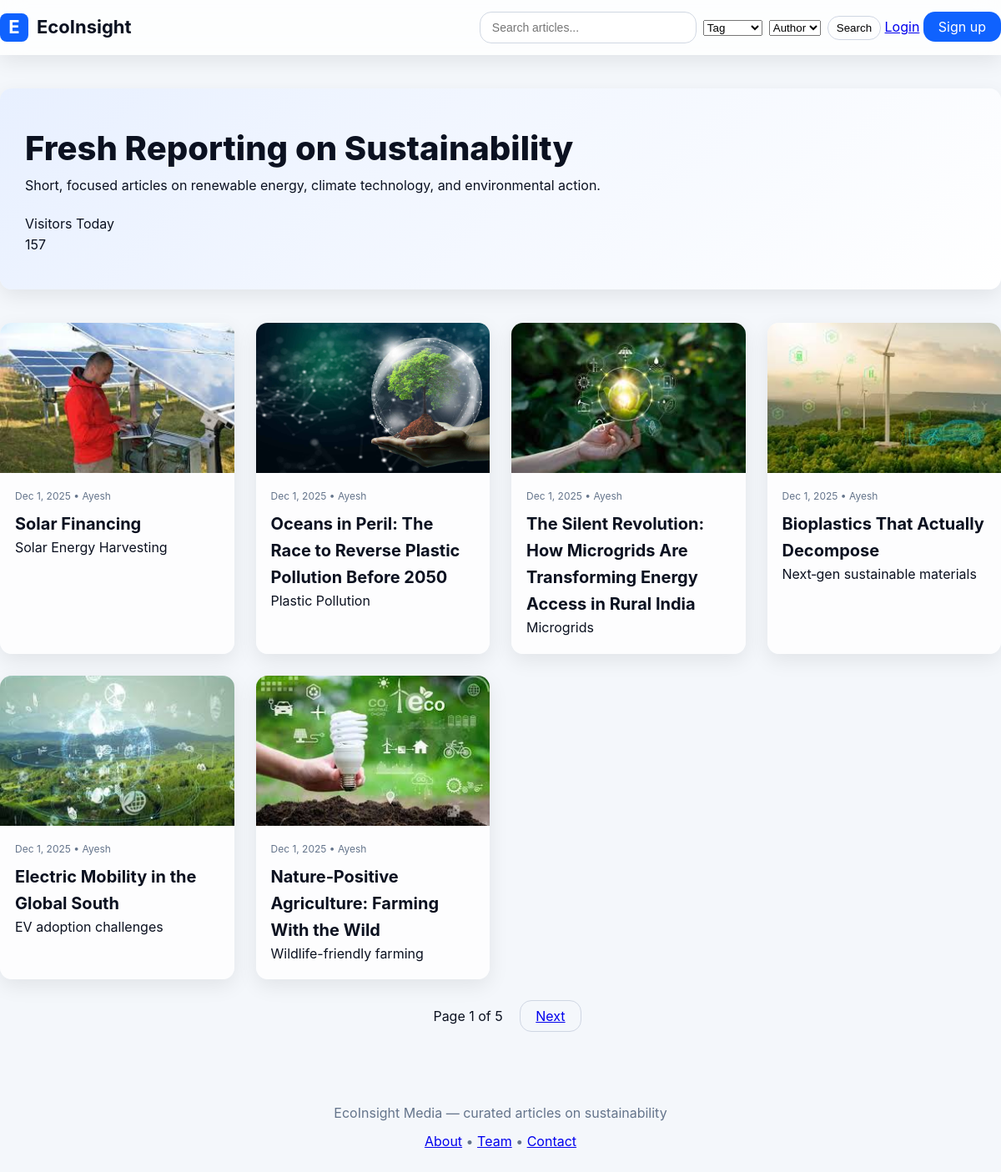
The page / on the database its author committed.
### core/models.py (models this page shows, shortened)
class Article(models.Model):
    title = models.CharField(max_length=300)
    slug = models.SlugField(max_length=320, unique=True)
    summary = models.TextField(blank=True)
    content = models.TextField()
    author = models.ForeignKey(settings.AUTH_USER_MODEL, on_delete=models.SET_NULL, null=True, related_name='articles')
    published = models.BooleanField(default=False)
    publish_date = models.DateTimeField(default=timezone.now)
    cover_image = models.ImageField(upload_to='articles/images/', blank=True, null=True)
    attachment = models.FileField(upload_to='articles/files/', blank=True, null=True)
    created_at = models.DateTimeField(auto_now_add=True, null=True, blank=True)
    updated_at = models.DateTimeField(auto_now=True, null=True, blank=True)
    tags = models.CharField(max_length=300, blank=True)  # simple comma-separated tags
    @property
    def tag_list(self):
        if self.tags:
            return [tag.strip() for tag in self.tags.split(',')]
        return []
    class Meta:
        ordering = ['-publish_date']

class User(AbstractUser):
    phone = models.CharField(max_length=20, blank=True)
    ROLE_CHOICES = (
        ('admin', 'Admin'),
        ('editor', 'Editor'),
        ('user', 'User'),
    )
    role = models.CharField(max_length=20, choices=ROLE_CHOICES, default='user')

### core/views.py (the view)
# urls.py: path('', views.IndexView.as_view(), name='index'),
class IndexView(ListView):
    model = Article
    template_name = 'core/index.html'
    context_object_name = 'articles'
    paginate_by = 6
    def get_queryset(self):
        return Article.objects.filter(published=True).order_by('-publish_date')
    def get_context_data(self, **kwargs):
        ctx = super().get_context_data(**kwargs)
        today = timezone.now().date()
        total = Visit.objects.filter(date=today).aggregate(total=Sum('count'))['total'] or 0
        ctx['total_visits_today'] = total
        user_visits = 0
        if self.request.user.is_authenticated:
            user_visits = Visit.objects.filter(user=self.request.user, date=today).aggregate(total=Sum('count'))[
                              'total'] or 0
        ctx['user_visits_today'] = user_visits
        recent_ids = self.request.session.get('recent_articles', [])[:6]
        if recent_ids:
            ctx['recent_articles_session'] = Article.objects.filter(pk__in=recent_ids).order_by('-publish_date')
        return ctx

### core/views.py (called while the page is built)
def recent_articles_context(request):
    recent_ids = request.session.get('recent_articles', [])
    articles = Article.objects.filter(pk__in=recent_ids)
    ordered = sorted(articles, key=lambda a: recent_ids.index((a.pk)))
    return {'recent_articles_session': ordered}

### core/templates/core/index.html (shortened to what this page needs)
{% extends "base.html" %}
{% load static %}
{% block content %}
<div class="hero">
    <div>
        <h1>Fresh Reporting on Sustainability</h1>
        <p>Short, focused articles on renewable energy, climate technology, and environmental action.</p>
        <div style="margin-top:20px; display:flex; gap:20px; flex-wrap:wrap;">
            <div class="stat-box">
                <div class="stat-title">Visitors Today</div>
                <div class="stat-value" id="total-visits">{{ total_visits_today }}</div>
            </div>
        </div>
    </div>
</div>
<div class="grid">
    {% for article in articles %}
    <article class="card">
        {% if article.cover_image %}
        <img src="{{ article.cover_image.url }}" class="thumb">
        {% else %}
        <img src="{% static 'core/img/placeholder.jpg' %}" class="thumb">
        {% endif %}
        <div class="body">
            <div class="meta">{{ article.publish_date|date:"M j, Y" }} • {{ article.author }}</div>
            <h3 class="title">
                <a href="{% url 'article_detail' slug=article.slug %}">{{ article.title }}</a>
            </h3>
            <p class="excerpt">{{ article.summary|truncatechars:150 }}</p>
        </div>
    </article>
    {% endfor %}
</div>
<div style="margin-top:32px;text-align:center;">
    <span style="margin:0 16px;color:var(--muted);">
        Page {{ page_obj.number }} of {{ page_obj.paginator.num_pages }}
    </span>
    {% if page_obj.has_next %}
    <a class="btn-ghost" href="?page={{ page_obj.next_page_number }}">Next</a>
    {% endif %}
</div>
{% endblock %}

### core/templates/base.html (shortened to what this page needs)
{% load static %}
<!doctype html>
<html>
<head>
  <link rel="stylesheet" href="{% static 'core/css/style.css' %}">
</head>
<body>
  <header class="site-header">
    <div class="container header-inner">
      <a class="brand" href="{% url 'index' %}">
        <div class="logo">E</div>
        <div>EcoInsight</div>
      </a>
      <nav class="nav">
        <form action="{% url 'search' %}"
              method="get"
              style="display:inline-flex;align-items:center;gap:8px;">
          <input name="q" class="search" placeholder="Search articles..." value="{{ request.GET.q|default:'' }}" />
          {% if filter_tags %}
            <select name="tag" aria-label="tag filter">
              <option value="">Tag</option>
            </select>
          {% endif %}
          {% if filter_authors %}
            <select name="author" aria-label="author filter">
              <option value="">Author</option>
            </select>
          {% endif %}
          <button type="submit" class="btn-ghost" style="padding:6px 10px;">Search</button>
        </form>
        {% if user.is_authenticated %}
          <span class="kv">Hi {{ user.username }}</span>
          {% if user.is_editor or user.is_admin %}
            <a class="btn-primary" href="{% url 'article_add' %}">New article</a>
          {% endif %}
          <form method="post" action="{% url 'logout' %}" style="display:inline">
            {% csrf_token %}
            <button type="submit" class="btn-ghost" style="background:transparent;border:1px solid rgba(11,17,32,0.06);">
              Logout
            </button>
          </form>
        {% else %}
          <a href="{% url 'login' %}">Login</a>
          <a class="btn-primary" href="{% url 'signup' %}">Sign up</a>
        {% endif %}
      </nav>
    </div>
  </header>
  <main class="container" role="main">
    {% block content %}{% endblock %}
  </main>
  <footer class="site-footer">
    EcoInsight Media — curated articles on sustainability
      <div style="margin-top:8px;">
        <a href="{% url 'about' %}">About</a> •
        <a href="{% url 'team' %}">Team</a> •
        <a href="{% url 'contact' %}">Contact</a>
      </div>
  </footer>
</body>
</html>

### core/static/core/css/style.css (style rules this page uses)
* { margin: 0; padding: 0; box-sizing: border-box; }
:root { --bg: #f4f7fb; --card-bg: #ffffffcc; --primary: #0f62fe; --primary-dark: #0043ce; --text-dark: #0b1120; --text-light: #64748b; --radius: 14px; --shadow: 0 8px 25px rgba(0, 0, 0, 0.08); --transition: 0.2s ease; }
body { background: var(--bg); font-family: "Inter", sans-serif; color: var(--text-dark); line-height: 1.6; }
.site-header { background: rgba(255, 255, 255, 0.8); backdrop-filter: blur(14px); box-shadow: var(--shadow); padding: 14px 0; position: sticky; top: 0; z-index: 999; }
.header-inner { display: flex; justify-content: space-between; align-items: center; }
.brand { display: flex; align-items: center; gap: 10px; font-weight: 700; font-size: 22px; text-decoration: none; color: var(--text-dark); }
.logo { background: var(--primary); color: white; width: 34px; height: 34px; border-radius: 8px; display: flex; align-items: center; justify-content: center; }
.search { padding: 10px 14px; border-radius: var(--radius); border: 1px solid #d0d7e2; font-size: 14px; width: 260px; transition: var(--transition); }
.btn-primary { background: var(--primary); color: white; padding: 8px 18px; border-radius: var(--radius); text-decoration: none; transition: var(--transition); }
.btn-ghost { padding: 8px 18px; background: transparent; border-radius: var(--radius); border: 1px solid #cfd6e3; cursor: pointer; transition: var(--transition); }
.hero { margin: 40px 0; padding: 40px 30px; border-radius: var(--radius); background: linear-gradient(135deg, #e8f0ff, #ffffff); box-shadow: var(--shadow); display: flex; justify-content: space-between; align-items: center; }
.hero h1 { font-size: 40px; font-weight: 800; }
.grid { margin-top: 35px; display: grid; grid-template-columns: repeat(auto-fill, minmax(280px, 1fr)); gap: 26px; }
.card { background: var(--card-bg); border-radius: var(--radius); box-shadow: var(--shadow); overflow: hidden; transition: var(--transition); display: flex; flex-direction: column; }
.thumb { width: 100%; height: 180px; object-fit: cover; }
.body { padding: 18px; }
.title a { color: var(--text-dark); font-size: 20px; font-weight: 700; text-decoration: none; }
.meta { font-size: 12px; color: var(--text-light); margin-bottom: 8px; }
footer { text-align: center; padding: 30px 0; margin-top: 60px; color: var(--text-light); }

### rows shown on the page
Article: cover_image (picture), publish_date "Dec 1, 2025", author "Ayesh", title "Solar Financing", summary "Solar Energy Harvesting"
Article: cover_image (picture), publish_date "Dec 1, 2025", author "Ayesh", title "Oceans in Peril: The Race to Reverse Plastic Pollution Before 2050", summary "Plastic Pollution"
Article: cover_image (picture), publish_date "Dec 1, 2025", author "Ayesh", title "The Silent Revolution: How Microgrids Are Transforming Energy Access in Rural India", summary "Microgrids"
Article: cover_image (picture), publish_date "Dec 1, 2025", author "Ayesh", title "Bioplastics That Actually Decompose", summary "Next‑gen sustainable materials"
Article: cover_image (picture), publish_date "Dec 1, 2025", author "Ayesh", title "Electric Mobility in the Global South", summary "EV adoption challenges"
Article: cover_image (picture), publish_date "Dec 1, 2025", author "Ayesh", title "Nature‑Positive Agriculture: Farming With the Wild", summary "Wildlife-friendly farming"

### other values the page prints
{{ total_visits_today }} "157"
{{ page_obj.number }} "1"
{{ page_obj.paginator.num_pages }} "5"
